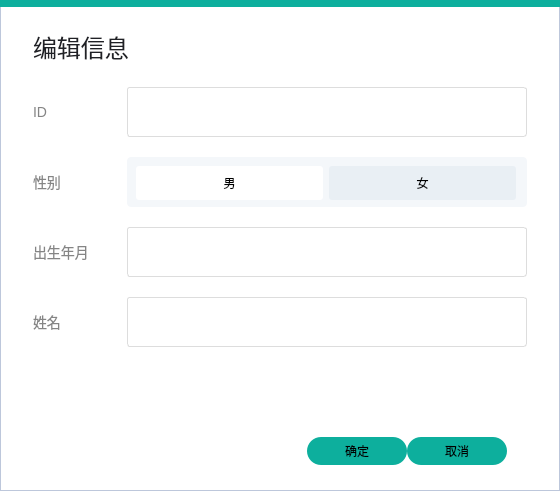
<?xml version="1.0" encoding="UTF-8"?>
<ui version="4.0">
 <class>DialogInfo</class>
 <widget class="QDialog" name="DialogInfo">
  <property name="geometry">
   <rect>
    <x>0</x>
    <y>0</y>
    <width>560</width>
    <height>491</height>
   </rect>
  </property>
  <property name="minimumSize">
   <size>
    <width>560</width>
    <height>491</height>
   </size>
  </property>
  <property name="windowTitle">
   <string>Dialog</string>
  </property>
  <property name="autoFillBackground">
   <bool>false</bool>
  </property>
  <property name="styleSheet">
   <string notr="true">


#DialogInfo
{
background-color: rgb(255, 255, 255);
border: 1px solid #BDC7DB;
/*border-radius: 4px;*/
}
</string>
  </property>
  <layout class="QVBoxLayout" name="verticalLayout">
   <property name="spacing">
    <number>0</number>
   </property>
   <property name="leftMargin">
    <number>0</number>
   </property>
   <property name="topMargin">
    <number>0</number>
   </property>
   <property name="rightMargin">
    <number>0</number>
   </property>
   <property name="bottomMargin">
    <number>0</number>
   </property>
   <item>
    <widget class="Line" name="line">
     <property name="minimumSize">
      <size>
       <width>0</width>
       <height>7</height>
      </size>
     </property>
     <property name="maximumSize">
      <size>
       <width>16777215</width>
       <height>7</height>
      </size>
     </property>
     <property name="styleSheet">
      <string notr="true">background: #0DAF9D;
</string>
     </property>
     <property name="lineWidth">
      <number>0</number>
     </property>
     <property name="orientation">
      <enum>Qt::Horizontal</enum>
     </property>
    </widget>
   </item>
   <item>
    <layout class="QHBoxLayout" name="horizontalLayout_7">
     <property name="leftMargin">
      <number>33</number>
     </property>
     <property name="topMargin">
      <number>20</number>
     </property>
     <property name="rightMargin">
      <number>0</number>
     </property>
     <item>
      <widget class="QLabel" name="label_5">
       <property name="minimumSize">
        <size>
         <width>96</width>
         <height>40</height>
        </size>
       </property>
       <property name="maximumSize">
        <size>
         <width>96</width>
         <height>40</height>
        </size>
       </property>
       <property name="styleSheet">
        <string notr="true">font-family: ArialMT;
font-size: 24px;
color: #202126;
text-align: left;
background: #FFFFFF;</string>
       </property>
       <property name="text">
        <string>编辑信息</string>
       </property>
      </widget>
     </item>
     <item>
      <spacer name="horizontalSpacer_2">
       <property name="orientation">
        <enum>Qt::Horizontal</enum>
       </property>
       <property name="sizeHint" stdset="0">
        <size>
         <width>40</width>
         <height>20</height>
        </size>
       </property>
      </spacer>
     </item>
    </layout>
   </item>
   <item>
    <layout class="QHBoxLayout" name="horizontalLayout">
     <property name="spacing">
      <number>6</number>
     </property>
     <property name="leftMargin">
      <number>33</number>
     </property>
     <property name="topMargin">
      <number>20</number>
     </property>
     <property name="rightMargin">
      <number>33</number>
     </property>
     <item>
      <widget class="QLabel" name="label">
       <property name="styleSheet">
        <string notr="true">font-size: 14px;
color: #858585;
background: #FFFFFF;</string>
       </property>
       <property name="text">
        <string>ID</string>
       </property>
      </widget>
     </item>
     <item>
      <widget class="QLineEdit" name="lineEditPID">
       <property name="minimumSize">
        <size>
         <width>400</width>
         <height>50</height>
        </size>
       </property>
       <property name="maximumSize">
        <size>
         <width>400</width>
         <height>50</height>
        </size>
       </property>
       <property name="toolTip">
        <string>&lt;html&gt;&lt;head/&gt;&lt;body&gt;&lt;p&gt;A001&lt;/p&gt;&lt;/body&gt;&lt;/html&gt;</string>
       </property>
       <property name="styleSheet">
        <string notr="true">background: #FFFFFF;
border: 1px solid #DDDDDD;
border-radius: 3px;
padding-left:15</string>
       </property>
      </widget>
     </item>
    </layout>
   </item>
   <item>
    <layout class="QHBoxLayout" name="horizontalLayout_5">
     <property name="leftMargin">
      <number>33</number>
     </property>
     <property name="topMargin">
      <number>20</number>
     </property>
     <property name="rightMargin">
      <number>33</number>
     </property>
     <item>
      <widget class="QLabel" name="label_4">
       <property name="styleSheet">
        <string notr="true">font-size: 14px;
color: #858585;
background: #FFFFFF;</string>
       </property>
       <property name="text">
        <string>性别</string>
       </property>
      </widget>
     </item>
     <item>
      <widget class="QWidget" name="widget" native="true">
       <property name="minimumSize">
        <size>
         <width>400</width>
         <height>50</height>
        </size>
       </property>
       <property name="maximumSize">
        <size>
         <width>400</width>
         <height>50</height>
        </size>
       </property>
       <property name="styleSheet">
        <string notr="true">background: rgba(233,239,244,0.48);
border-radius: 4px;


</string>
       </property>
       <layout class="QHBoxLayout" name="horizontalLayout_4">
        <item>
         <widget class="QPushButton" name="pushButtonMale">
          <property name="minimumSize">
           <size>
            <width>187</width>
            <height>34</height>
           </size>
          </property>
          <property name="maximumSize">
           <size>
            <width>187</width>
            <height>34</height>
           </size>
          </property>
          <property name="styleSheet">
           <string notr="true">


 QPushButton {

border-radius: 3px;
background-color:#e9eff4;
 }

 QPushButton:checked {
     background-color: #FFFFFF;
 }


 QPushButton:disabled {
     background-color: #e9eff4;
 }
</string>
          </property>
          <property name="text">
           <string>男</string>
          </property>
          <property name="checkable">
           <bool>true</bool>
          </property>
          <property name="checked">
           <bool>true</bool>
          </property>
         </widget>
        </item>
        <item>
         <widget class="QPushButton" name="pushButtonFemale">
          <property name="minimumSize">
           <size>
            <width>187</width>
            <height>34</height>
           </size>
          </property>
          <property name="maximumSize">
           <size>
            <width>187</width>
            <height>34</height>
           </size>
          </property>
          <property name="styleSheet">
           <string notr="true">

 QPushButton {

border-radius: 3px;
background-color:#e9eff4;
 }

 QPushButton:checked {
     background-color: #FFFFFF;
 }


 QPushButton:disabled {
     background-color: #e9eff4;
 }
</string>
          </property>
          <property name="text">
           <string>女</string>
          </property>
          <property name="checkable">
           <bool>true</bool>
          </property>
          <property name="checked">
           <bool>false</bool>
          </property>
         </widget>
        </item>
       </layout>
      </widget>
     </item>
    </layout>
   </item>
   <item>
    <layout class="QHBoxLayout" name="horizontalLayout_2">
     <property name="spacing">
      <number>6</number>
     </property>
     <property name="leftMargin">
      <number>33</number>
     </property>
     <property name="topMargin">
      <number>20</number>
     </property>
     <property name="rightMargin">
      <number>33</number>
     </property>
     <item>
      <widget class="QLabel" name="label_2">
       <property name="styleSheet">
        <string notr="true">font-size: 14px;
color: #858585;
background: #FFFFFF;</string>
       </property>
       <property name="text">
        <string>出生年月</string>
       </property>
      </widget>
     </item>
     <item>
      <widget class="QLineEdit" name="lineEditBirthday">
       <property name="minimumSize">
        <size>
         <width>400</width>
         <height>50</height>
        </size>
       </property>
       <property name="maximumSize">
        <size>
         <width>400</width>
         <height>50</height>
        </size>
       </property>
       <property name="styleSheet">
        <string notr="true">background: #FFFFFF;
border: 1px solid #DDDDDD;
border-radius: 3px;
padding-left:15</string>
       </property>
      </widget>
     </item>
    </layout>
   </item>
   <item>
    <layout class="QHBoxLayout" name="horizontalLayout_3">
     <property name="spacing">
      <number>6</number>
     </property>
     <property name="leftMargin">
      <number>33</number>
     </property>
     <property name="topMargin">
      <number>20</number>
     </property>
     <property name="rightMargin">
      <number>33</number>
     </property>
     <property name="bottomMargin">
      <number>44</number>
     </property>
     <item>
      <widget class="QLabel" name="label_3">
       <property name="styleSheet">
        <string notr="true">font-size: 14px;
color: #858585;
background: #FFFFFF;</string>
       </property>
       <property name="text">
        <string>姓名</string>
       </property>
      </widget>
     </item>
     <item>
      <widget class="QLineEdit" name="lineEditName">
       <property name="minimumSize">
        <size>
         <width>400</width>
         <height>50</height>
        </size>
       </property>
       <property name="maximumSize">
        <size>
         <width>400</width>
         <height>50</height>
        </size>
       </property>
       <property name="styleSheet">
        <string notr="true">background: #FFFFFF;
border: 1px solid #DDDDDD;
border-radius: 3px;
padding-left:15</string>
       </property>
      </widget>
     </item>
    </layout>
   </item>
   <item>
    <layout class="QHBoxLayout" name="horizontalLayout_6">
     <property name="leftMargin">
      <number>33</number>
     </property>
     <property name="topMargin">
      <number>20</number>
     </property>
     <property name="rightMargin">
      <number>33</number>
     </property>
     <item>
      <spacer name="horizontalSpacer">
       <property name="orientation">
        <enum>Qt::Horizontal</enum>
       </property>
       <property name="sizeHint" stdset="0">
        <size>
         <width>40</width>
         <height>20</height>
        </size>
       </property>
      </spacer>
     </item>
     <item>
      <widget class="QPushButton" name="pushButtonOK">
       <property name="styleSheet">
        <string notr="true">QPushButton{
width: 100px;
height: 28px;
background: #0DAF9D;
border-radius: 14px;

}</string>
       </property>
       <property name="text">
        <string>确定</string>
       </property>
      </widget>
     </item>
     <item>
      <widget class="QPushButton" name="pushButtonCancel">
       <property name="styleSheet">
        <string notr="true">QPushButton{
width: 100px;
height: 28px;
background: #0DAF9D;
border-radius: 14px;

}</string>
       </property>
       <property name="text">
        <string>取消</string>
       </property>
      </widget>
     </item>
     <item>
      <spacer name="verticalSpacer_2">
       <property name="orientation">
        <enum>Qt::Vertical</enum>
       </property>
       <property name="sizeHint" stdset="0">
        <size>
         <width>20</width>
         <height>40</height>
        </size>
       </property>
      </spacer>
     </item>
    </layout>
   </item>
   <item>
    <spacer name="verticalSpacer">
     <property name="orientation">
      <enum>Qt::Vertical</enum>
     </property>
     <property name="sizeType">
      <enum>QSizePolicy::Fixed</enum>
     </property>
     <property name="sizeHint" stdset="0">
      <size>
       <width>20</width>
       <height>0</height>
      </size>
     </property>
    </spacer>
   </item>
  </layout>
 </widget>
 <resources/>
 <connections/>
</ui>
